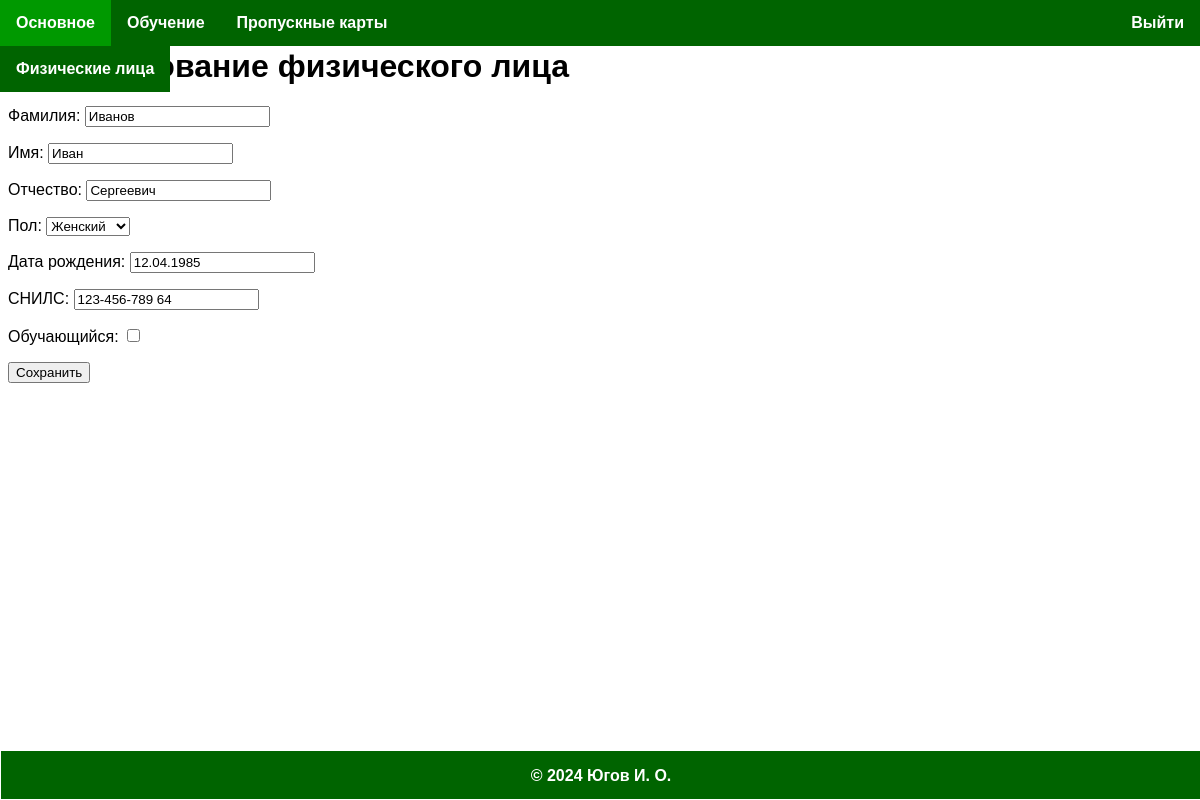
The page /base/base/individual/1/edit/ (signed in) on the database its author committed.
### base/models.py (models this page shows, shortened)
class Individual(models.Model):
    GENDER_CHOICES = [
        ('Ж', 'Женский'),
        ('M', 'Мужской'),
        ('-', 'Не указан'),
    ]
    '''Пол (значения).'''
    last_name = models.CharField(_("Фамилия"), max_length=50)
    '''Фамилия.'''
    first_name = models.CharField(_("Имя"), max_length=50)
    '''Имя.'''
    patronymic = models.CharField(_("Отчество"), max_length=50, blank=True, null=True)
    '''Отчество.'''
    gender = models.CharField(_("Пол"), max_length=1, choices=GENDER_CHOICES, default='-')
    '''Пол.'''
    birth_date = models.DateField(_("Дата рождения"), blank=True, null=True)
    '''Дата рождения.'''
    social_insurance_number = models.CharField(
        _("СНИЛС"),
        max_length=14,
        validators=[social_insurance_number_validator],
       blank=True, null=True, unique=True
    )
    '''СНИЛС.'''
    is_student = models.BooleanField(_("Обучающийся"), default=False)
    '''Является ли обучающимся.'''
    class Meta:
        verbose_name = _("Физическое лицо")
        verbose_name_plural = _("Физические лица")

### base/views.py (the view)
# urls.py: path('base/individual/<int:pk>/edit/', views.individual_edit, name='individual_edit'),
@login_required(login_url='/login/')
def individual_edit(request, pk):
    individual = get_object_or_404(Individual, pk=pk)
    if request.method == 'POST':
        form = IndividualForm(request.POST, instance=individual)
        if form.is_valid():
            individual = form.save(commit=False)
            individual.save()
            return redirect('individual_list')
    else:
        form = IndividualForm(instance=individual)
    return render(request, 'individual_edit.html', {'form': form})

### base/forms.py
class IndividualForm(forms.ModelForm):
    class Meta:
        model = Individual
        fields = ['last_name', 'first_name', 'patronymic', 'gender', 'birth_date', 'social_insurance_number', 'is_student']

### templates/individual_edit.html (shortened to what this page needs)
{% extends 'base.html' %}
{% block content %}
    <h1>{% if form.instance.pk %}Редактирование{% else %}Создание{% endif %} физического лица</h1>
    <form method="post">
        {{ form.as_p }}
        <button type="submit">Сохранить</button>
    </form>
{% endblock %}

### templates/static/css/main.css (style rules this page uses)
body { font-family: Arial, sans-serif; }

### rows shown on the page
Individual: last_name "Иванов", first_name "Иван", patronymic "Сергеевич", gender "Женский", birth_date "12.04.1985", social_insurance_number "123-456-789 64"
